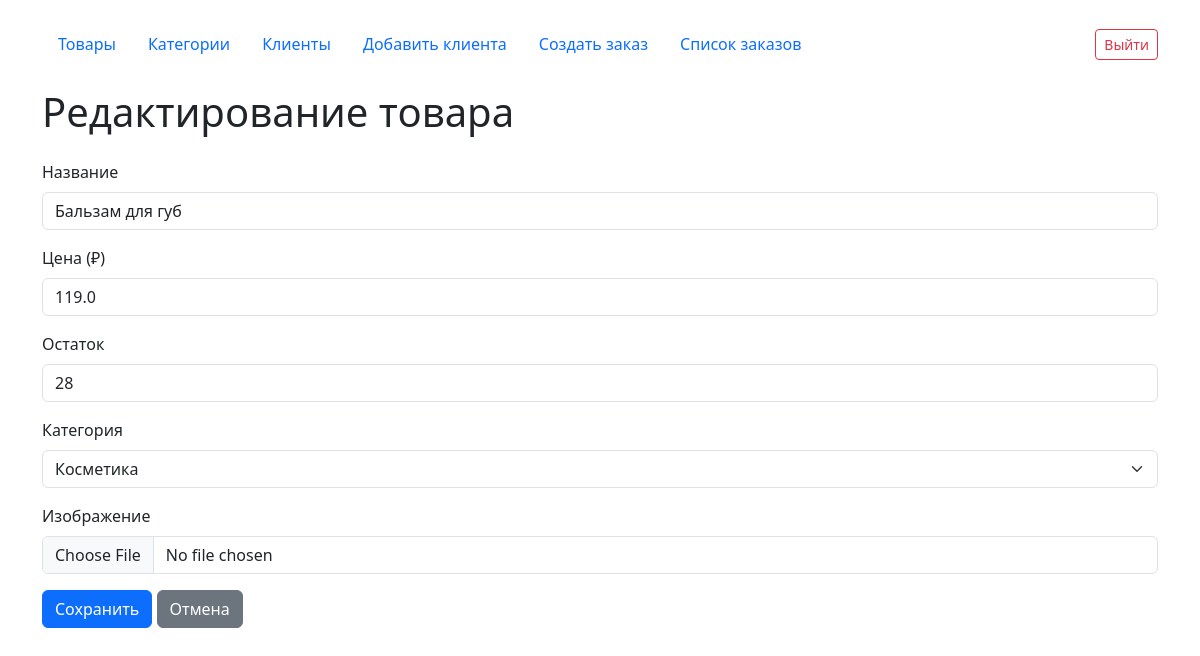
/edit/37 (signed in), run on an earlier commit of the app's database.
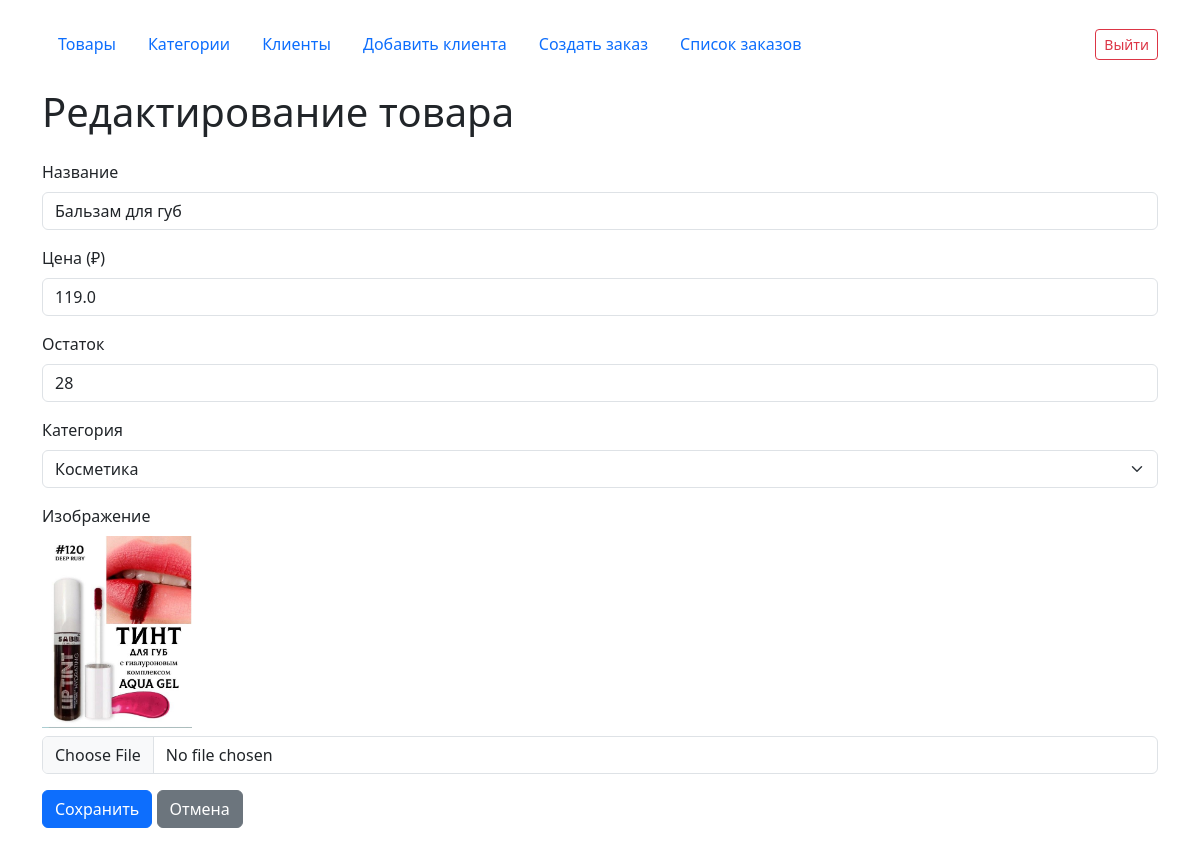
And on a later commit of the database.
### tables this page shows
CREATE TABLE Products (id INTEGER PRIMARY KEY ON CONFLICT ROLLBACK AUTOINCREMENT, name TEXT NOT NULL, description TEXT, price REAL NOT NULL, stock INTEGER DEFAULT (0), image TEXT, category_id INTEGER REFERENCES Categories (id), created_at TEXT NOT NULL, updated_at TEXT);

CREATE TABLE Categories (id INTEGER PRIMARY KEY ON CONFLICT ROLLBACK AUTOINCREMENT, name TEXT NOT NULL);

### app.py (the view, shortened to what this page needs)
@app.route('/edit/<int:product_id>', methods=['GET', 'POST'])
@login_required
def edit_product(product_id):
    db = get_db()
    product = db.execute("""SELECT * FROM Products WHERE id = ?""", (product_id,)).fetchone()
    categories = db.execute("""SELECT id, name FROM Categories ORDER BY name""").fetchall()
    return render_template('edit_product.html', product=product, categories=categories)

### app.py (called while the page is built)
def get_db():
    if 'db' not in g:
        g.db = sqlite3.connect(DATABASE)
        g.db.row_factory = sqlite3.Row
    return g.db

def login_required(view):
    @wraps(view)
    def wrapped_view(**kwargs):
        if 'user_id' not in session:
            flash('Требуется авторизация.', 'warning')
            return redirect(url_for('login'))
        return view(**kwargs)
    return wrapped_view

### templates/edit_product.html (shortened to what this page needs)
{% extends 'base.html' %}
{% block content %}
<h1 class="mb-4">Редактирование товара</h1>
<form method="post" enctype="multipart/form-data">
    <div class="mb-3">
        <label class="form-label">Название</label>
        <input type="text" name="name" class="form-control" value="{{ product.name }}" required>
    </div>
    <div class="mb-3">
        <label class="form-label">Цена (₽)</label>
        <input type="number" name="price" class="form-control" step="0.01" value="{{ product.price }}" required>
    </div>
    <div class="mb-3">
        <label class="form-label">Остаток</label>
        <input type="number" name="stock" class="form-control" value="{{ product.stock }}" required>
    </div>
    <div class="mb-3">
        <label class="form-label">Категория</label>
        <select name="category" class="form-select">
            {% for cat in categories %}
                <option value="{{ cat.id }}" {% if product.category_id == cat.id %}selected{% endif %}>{{ cat.name }}</option>
            {% endfor %}
        </select>
    </div>
    <div class="mb-3">
        <label class="form-label">Изображение</label>
        {% if product.image %}
            <div class="mb-2">
                <img src="{{ url_for('static', filename='uploads/' ~ product.image) }}" width="150">
            </div>
        {% endif %}
        <input type="file" name="image" class="form-control">
    </div>
    <button type="submit" class="btn btn-primary">Сохранить</button>
    <a href="{{ url_for('index') }}" class="btn btn-secondary">Отмена</a>
</form>
{% endblock %}

What changed in the data, as far as the page shows it:
changed Products "Бальзам для губ": image empty → "IMG_2573.jpeg" (drawn); image: picture added
